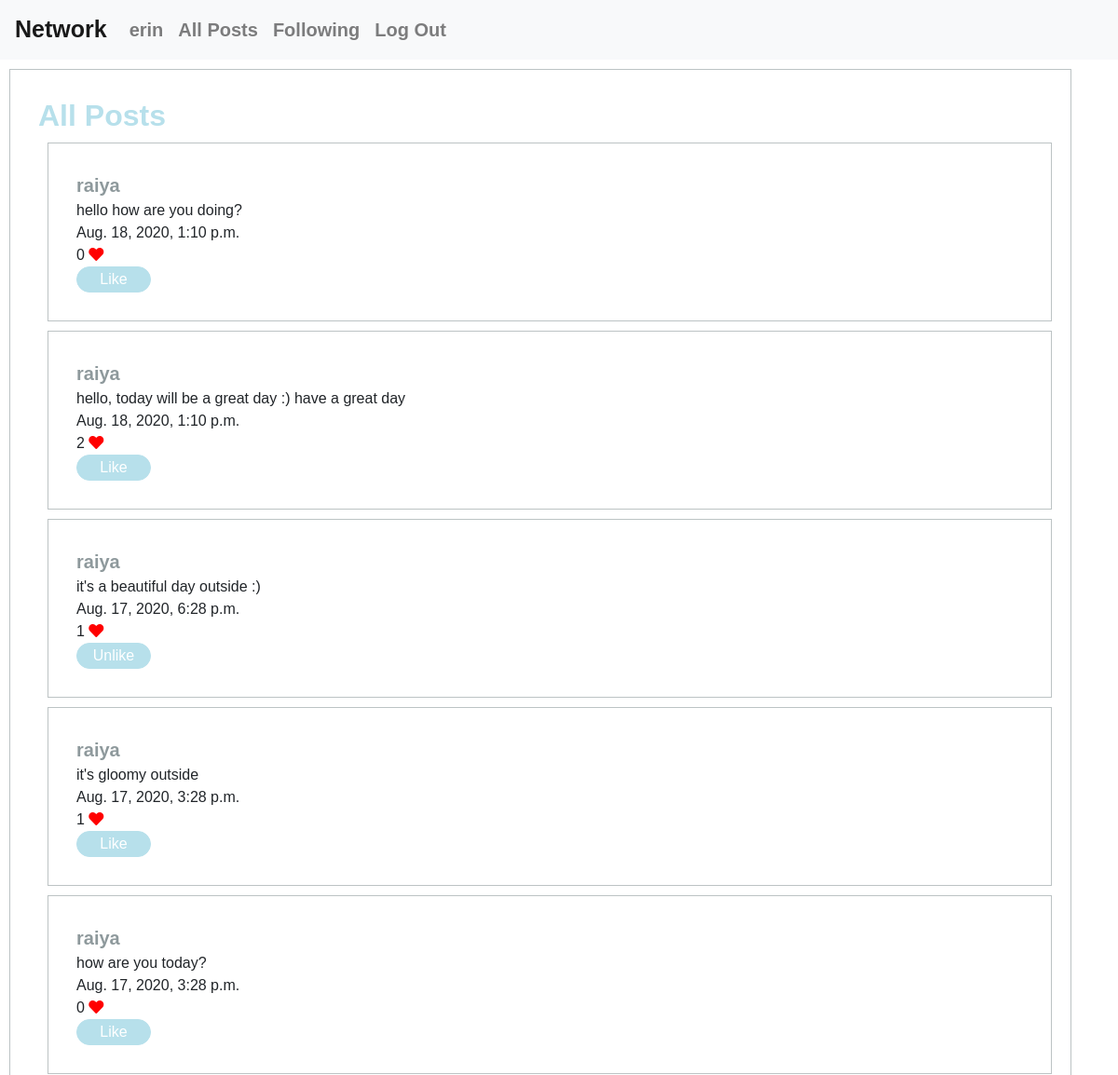
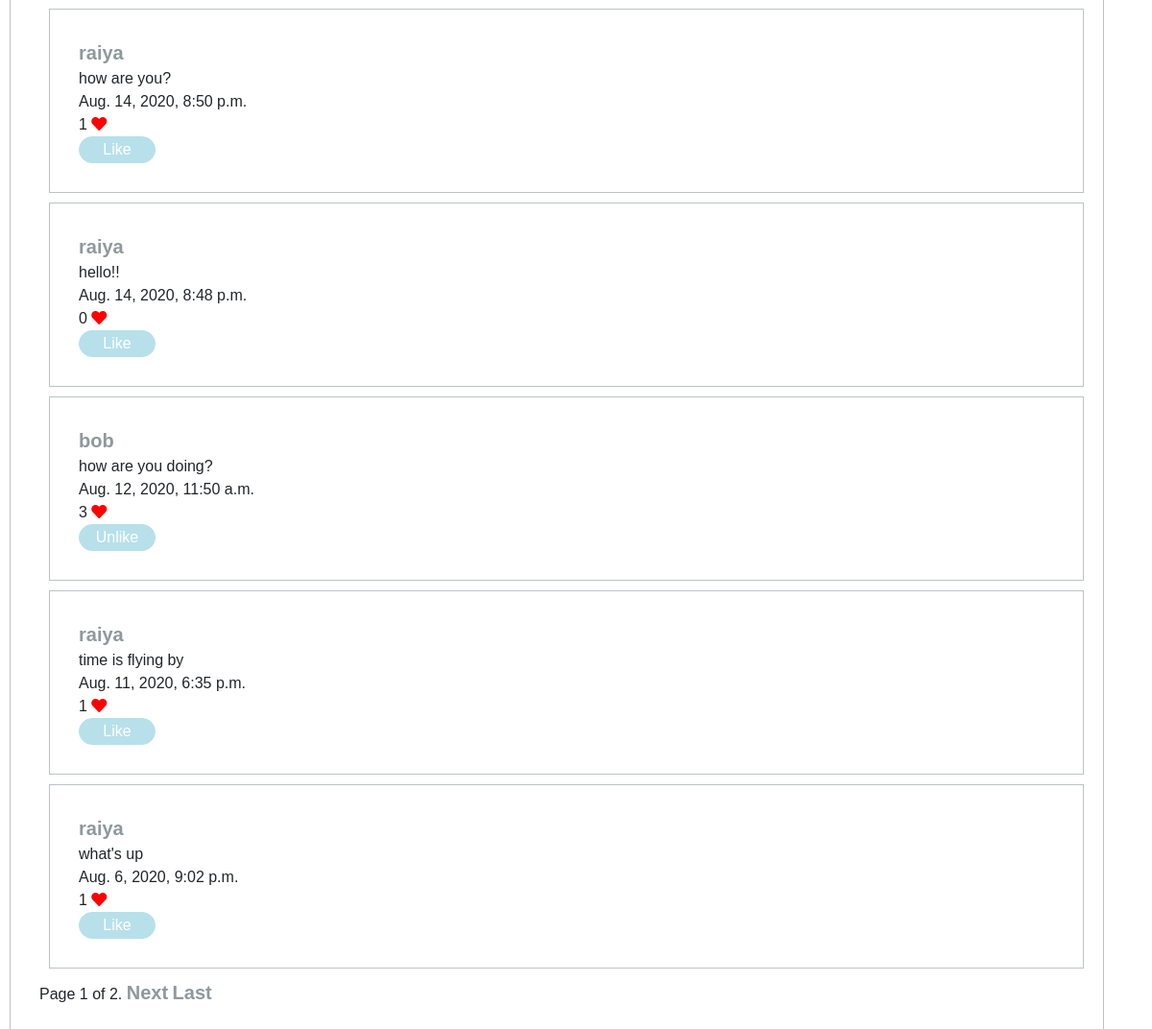
The app's page /following_page (signed in) with its own data (2 pictures, top to bottom).
### network/models.py (models this page shows, shortened)
class User(AbstractUser):
    pass

class Post(models.Model):
    users = models.ForeignKey(User, on_delete=models.CASCADE, related_name="posts")
    text = models.CharField(max_length=300)
    posting_time = models.DateTimeField(auto_now=False)
    likes = models.IntegerField(default=0)

### network/views.py (the view)
# urls.py: path("following_page", views.following_page, name="following_page"),
@login_required(login_url='/login')
def following_page(request):
    user = get_user(request)
    posts_list = []
    users_list = []
    posts = Post.objects.all().order_by('posting_time').reverse()
    user_following = Followers.objects.filter(follower=user)
    for users in user_following:
        users_list.append(users.following)
    for post in posts:
        if post.users in users_list:
            posts_list.append(post)
    paginator = Paginator(posts_list, 10)
    page_number = request.GET.get('page')
    page_obj = paginator.get_page(page_number)
    liked_posts = []
    user_likes = Like.objects.filter(users=user)
    for like in user_likes:
        liked_posts.append(like.post_id)
    return render(request, "network/following_page.html", {
        "page_obj": page_obj,
        "liked_posts": liked_posts
    })

### network/views.py (called while the page is built)
def get_user(request):
    username = request.user.username
    user = User.objects.get(username=username)
    return user

### network/templates/network/following_page.html (shortened to what this page needs)
{% extends "network/layout.html" %}
{% load static %}
{% block body %}
   <div id="all_posts" class="container">
      <h2>All Posts</h2>
      {% for post in page_obj %}
          <div class="container">
            <a href="{% url 'profile_page' id=post.users.pk %}">{{ post.users }}</a>
            <br>
            {{ post.text }}
            <br>
            {{ post.posting_time }}
            <br>
            <div id="likes">{{ post.likes }} <i class="fas fa-heart"></i></div>
            {% if post.pk in liked_posts %}
                <button id="unlike_{{post.pk}}" class="btn-top" onclick="unlike_post({{post.pk}})">Unlike</button>
            {% else %}
                <button id="like_{{post.pk}}" class="btn-top" onclick="like_post({{post.pk}})">Like</button>
            {% endif %}
          </div>
      {% endfor %}
       <div class="pagination">
         <span class="step-links">
            <span class="current">
               Page {{ page_obj.number }} of {{ page_obj.paginator.num_pages }}.
            </span>
            {% if page_obj.has_next %}
               <a href="?page={{ page_obj.next_page_number }}">Next</a>
               <a href="?page={{ page_obj.paginator.num_pages }}">Last </a>
            {% endif %}
         </span>
       </div>
   </div>
{% endblock %}

### network/templates/network/layout.html (shortened to what this page needs)
{% load static %}
<!DOCTYPE html>
<html lang="en">
    <head>
        <link rel="stylesheet" href="https://stackpath.bootstrapcdn.com/bootstrap/4.4.1/css/bootstrap.min.css">
        <link href="{% static 'network/styles.css' %}" rel="stylesheet">
        <link rel="stylesheet"href="https://cdnjs.cloudflare.com/ajax/libs/font-awesome/5.8.2/css/all.min.css"
/>
    </head>
    <body>
        <nav class="navbar navbar-expand-lg navbar-light bg-light">
            <a class="navbar-brand" href="{% url 'index' %}">Network</a>
            <div>
              <ul class="navbar-nav mr-auto">
                {% if user.is_authenticated %}
                    <li class="nav-item">
                        <a class="nav-link" href="{% url 'profile_page' id=user.pk %} "><strong>{{ user.username }}</strong></a>
                    </li>
                {% endif %}
                <li class="nav-item">
                  <a class="nav-link" href="{% url 'index' %}">All Posts</a>
                </li>
                {% if user.is_authenticated %}
                    <li class="nav-item">
                        <a class="nav-link" href="{% url 'following_page' %}">Following</a>
                    </li>
                    <li class="nav-item">
                        <a class="nav-link" href="{% url 'logout' %}">Log Out</a>
                    </li>
                {% endif %}
              </ul>
            </div>
          </nav>
        <div class="body">
            {% block body %}
            {% endblock %}
        </div>
    </body>
</html>

### network/static/network/styles.css (style rules this page uses)
* { font-family: "Josefin Sans", sans-serif; }
.container { padding: 30px; border: 1px #bcc3c4; margin: 10px; border-style: solid; }
.navbar-brand { font-size: 25px; color: #a6a4a1; }
#likes i { color: red; }
a { font-weight: bold; font-size: 20px; color: #8e999c; }
#all_posts h2 { color: #b7e0eb; font-weight: bold; }
.btn-top { width: 5rem; border-radius: 3rem; border: 0.1rem solid #b7e0eb; background-color: #b7e0eb; color: white; }

### records on screen
User: username "erin"
Post: users "raiya", text "hello how are you doing?", posting_time "Aug. 18, 2020, 1:10 p.m.", likes "0"
Post: users "raiya", text "hello, today will be a great day :) have a great day", posting_time "Aug. 18, 2020, 1:10 p.m.", likes "2"
Post: users "raiya", text "it's a beautiful day outside :)", posting_time "Aug. 17, 2020, 6:28 p.m.", likes "1"
Post: users "raiya", text "it's gloomy outside", posting_time "Aug. 17, 2020, 3:28 p.m.", likes "1"
Post: users "raiya", text "how are you today?", posting_time "Aug. 17, 2020, 3:28 p.m.", likes "0"
Post: users "raiya", text "how are you?", posting_time "Aug. 14, 2020, 8:50 p.m.", likes "1"
Post: users "raiya", text "hello!!", posting_time "Aug. 14, 2020, 8:48 p.m.", likes "0"
Post: users "bob", text "how are you doing?", posting_time "Aug. 12, 2020, 11:50 a.m.", likes "3"
Post: users "raiya", text "time is flying by", posting_time "Aug. 11, 2020, 6:35 p.m.", likes "1"
Post: users "raiya", text "what's up", posting_time "Aug. 6, 2020, 9:02 p.m.", likes "1"

### other values on screen
{{ page_obj.number }} "1"
{{ page_obj.paginator.num_pages }} "2"
